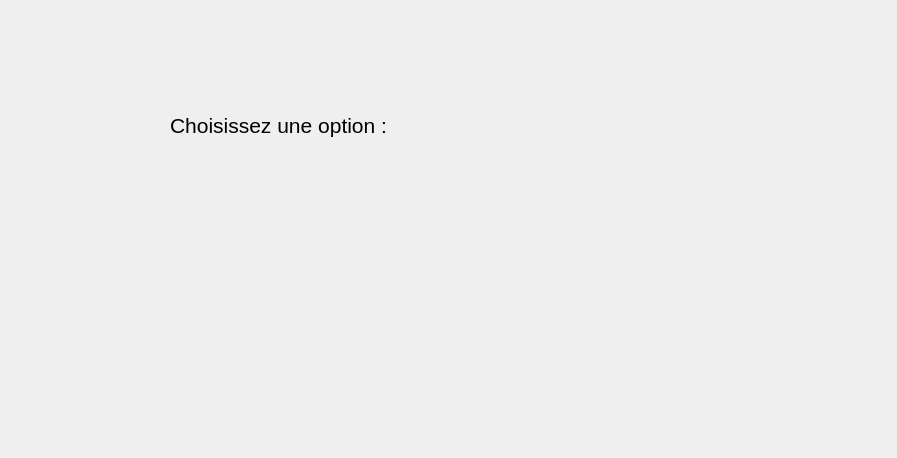
<?xml version="1.0" encoding="UTF-8"?>
<ui version="4.0">
 <class>Diagoptions</class>
 <widget class="QDialog" name="Diagoptions">
  <property name="geometry">
   <rect>
    <x>0</x>
    <y>0</y>
    <width>897</width>
    <height>458</height>
   </rect>
  </property>
  <property name="windowTitle">
   <string>Dialog</string>
  </property>
  <widget class="QPushButton" name="pushButton">
   <property name="geometry">
    <rect>
     <x>470</x>
     <y>160</y>
     <width>271</width>
     <height>191</height>
    </rect>
   </property>
   <property name="styleSheet">
    <string notr="true">QPushButton{
border-style :solid;
background-color: #AARRGGBB ;
color: #fff;
border -radius: 7px;




}</string>
   </property>
   <property name="text">
    <string/>
   </property>
  </widget>
  <widget class="QPushButton" name="pushButton_2">
   <property name="geometry">
    <rect>
     <x>130</x>
     <y>150</y>
     <width>261</width>
     <height>201</height>
    </rect>
   </property>
   <property name="styleSheet">
    <string notr="true">QPushButton{
border-style :solid;
background-color: #AARRGGBB ;
color: #fff;
border -radius: 7px;




}</string>
   </property>
   <property name="text">
    <string/>
   </property>
  </widget>
  <widget class="QLabel" name="label_8">
   <property name="geometry">
    <rect>
     <x>0</x>
     <y>-50</y>
     <width>901</width>
     <height>571</height>
    </rect>
   </property>
   <property name="font">
    <font>
     <pointsize>12</pointsize>
    </font>
   </property>
   <property name="text">
    <string/>
   </property>
  </widget>
  <widget class="QLabel" name="label_7">
   <property name="geometry">
    <rect>
     <x>170</x>
     <y>80</y>
     <width>401</width>
     <height>91</height>
    </rect>
   </property>
   <property name="font">
    <font>
     <pointsize>16</pointsize>
     <weight>50</weight>
     <bold>false</bold>
    </font>
   </property>
   <property name="text">
    <string>Choisissez une option :</string>
   </property>
  </widget>
  <zorder>label_8</zorder>
  <zorder>pushButton</zorder>
  <zorder>pushButton_2</zorder>
  <zorder>label_7</zorder>
 </widget>
 <resources/>
 <connections/>
</ui>
